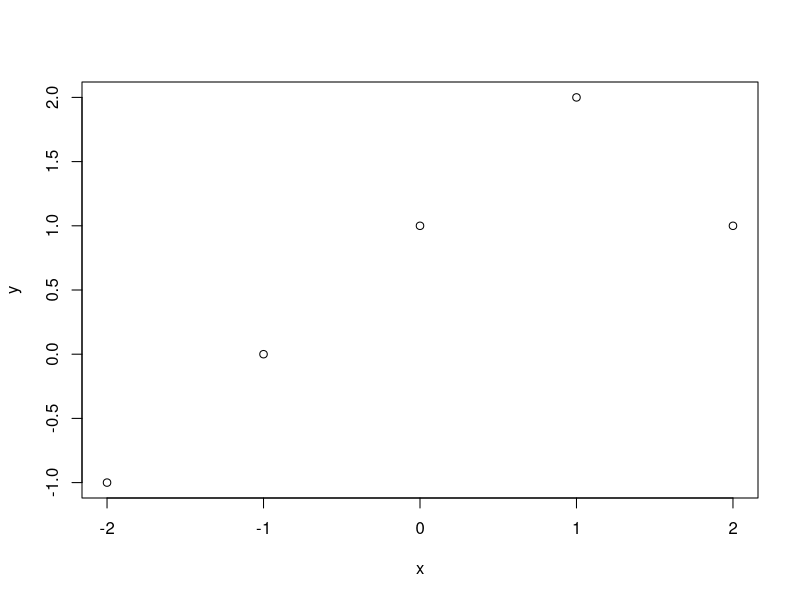
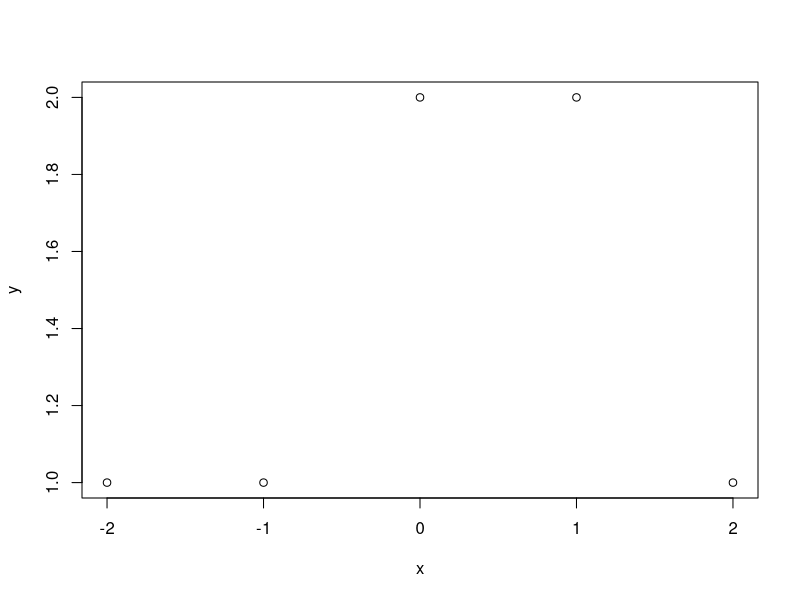
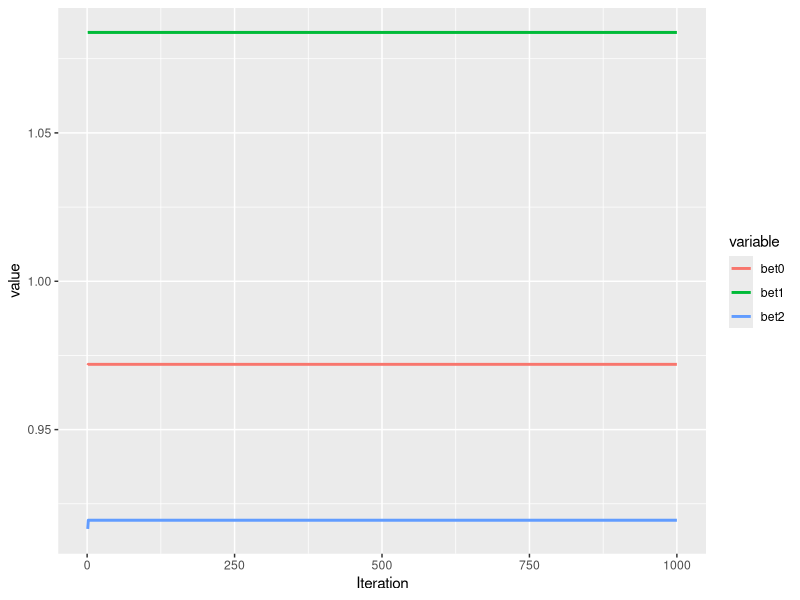
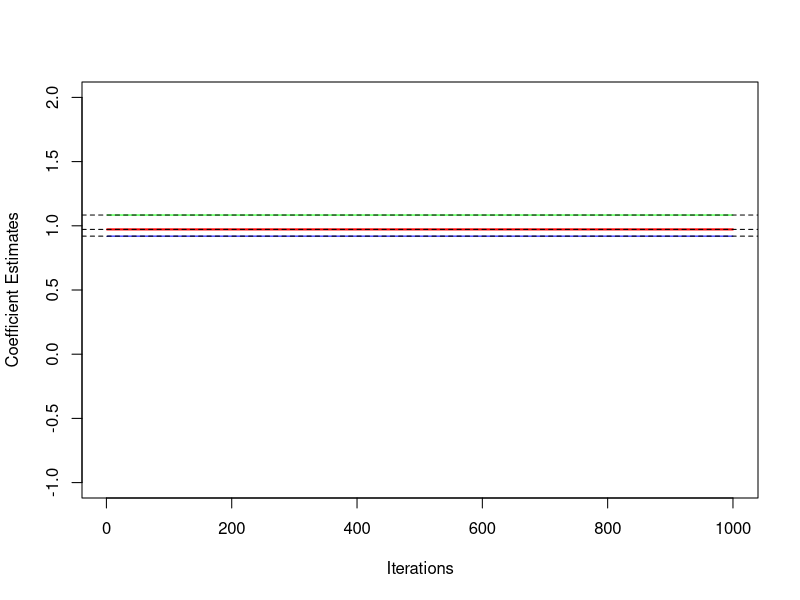

Generate these figures, in order, with R:
## ---- chunk 1
x <- -2:2
y <- 1 + x + -2 * (x-1)^2 * I(x>1)
plot(x,y)
## ---- chunk 2
x <- -2:2
y <- c(1 + 0 + 0,
       1 + 0 + 0,
       1 + 1 + 0,
       1 + (1-0) + 0,
       1 + (1-1) + 0)
plot(x,y)
## ---- chunk 3
#(a)
x1 <- rnorm(100)
x2 <- rnorm(100)
eps <- rnorm(100, sd = 1)
y <- 1 + x1 + x2 + eps

#(b)
bet1 <- 5

#(c)
a <- y - bet1 * x1
beta2 <- lm(a ~ x2)$coef[2]

#(d)
bet2 <- 3
a <- y - bet2 * x2
beta1 <- lm(a ~ x1)$coef[2]

#(e)
require(ggplot2)
require(reshape2)
bet0 <- bet1 <- bet2 <- rep(0, 1000)
for (i in c(1:1000)) {
  a <- y - bet1[i] * x1
  bet2[i] <- lm(a ~ x2)$coef[2]
  a <- y - bet2[i] * x2
  bet1[i+1] <- lm(a ~ x1)$coef[2]
  bet0[i] <- lm(a ~ x1)$coef[1]
}
plot <- data.frame(Iteration = 1:1000, bet0, bet1 = bet1[-1], bet2)
plot1 <- melt(plot, id.vars = "Iteration")

ggplot(plot1, aes(x = Iteration, y = value, group = variable, col = variable)) + geom_line(size=1)

#(f)
mod <- lm(y ~ x1 + x2)
plot(bet0, type="l", lwd=2, xlab="Iterations", ylab="Coefficient Estimates", ylim=c(-1,2), col = "red")

lines(bet1[-1], col = "green")
lines(bet2, col="blue")

abline(h = coef(mod)[1], lty=2)
abline(h = coef(mod)[2], lty=2)
abline(h = coef(mod)[3], lty=2)

#(g)

head(plot)
